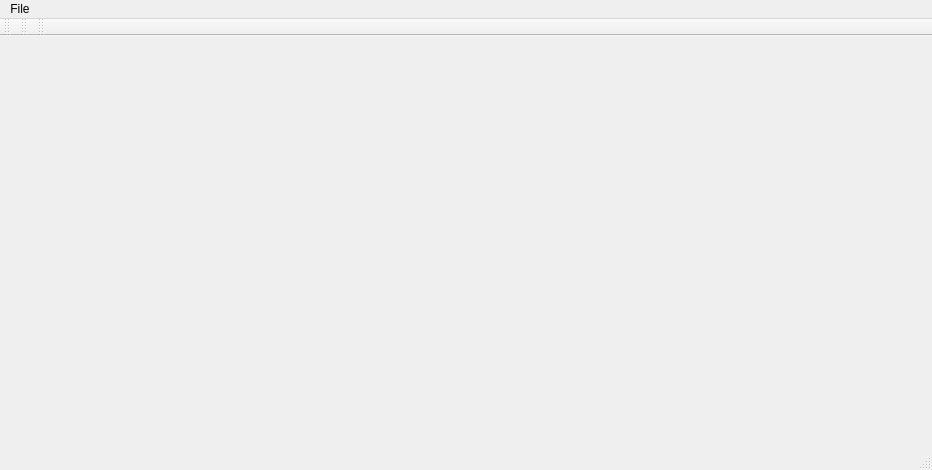
<?xml version="1.0" encoding="UTF-8"?>
<ui version="4.0">
 <class>MainWindow</class>
 <widget class="QMainWindow" name="MainWindow">
  <property name="geometry">
   <rect>
    <x>0</x>
    <y>0</y>
    <width>932</width>
    <height>470</height>
   </rect>
  </property>
  <property name="windowTitle">
   <string>MainWindow</string>
  </property>
  <widget class="QWidget" name="centralWidget">
   <widget class="AceKit" name="webView" native="true">
    <property name="geometry">
     <rect>
      <x>0</x>
      <y>0</y>
      <width>931</width>
      <height>411</height>
     </rect>
    </property>
   </widget>
  </widget>
  <widget class="QMenuBar" name="menuBar">
   <property name="geometry">
    <rect>
     <x>0</x>
     <y>0</y>
     <width>932</width>
     <height>25</height>
    </rect>
   </property>
   <widget class="QMenu" name="menuMenu">
    <property name="title">
     <string>File</string>
    </property>
    <addaction name="actionNew"/>
    <addaction name="actionOpen"/>
    <addaction name="actionSave"/>
    <addaction name="actionClose"/>
    <addaction name="actionQuit"/>
   </widget>
   <addaction name="menuMenu"/>
  </widget>
  <widget class="QToolBar" name="mainToolBar">
   <attribute name="toolBarArea">
    <enum>TopToolBarArea</enum>
   </attribute>
   <attribute name="toolBarBreak">
    <bool>false</bool>
   </attribute>
  </widget>
  <widget class="QStatusBar" name="statusBar"/>
  <widget class="QToolBar" name="toolBar">
   <property name="windowTitle">
    <string>toolBar</string>
   </property>
   <attribute name="toolBarArea">
    <enum>TopToolBarArea</enum>
   </attribute>
   <attribute name="toolBarBreak">
    <bool>false</bool>
   </attribute>
  </widget>
  <widget class="QToolBar" name="toolBar_2">
   <property name="windowTitle">
    <string>toolBar_2</string>
   </property>
   <attribute name="toolBarArea">
    <enum>TopToolBarArea</enum>
   </attribute>
   <attribute name="toolBarBreak">
    <bool>false</bool>
   </attribute>
  </widget>
  <action name="actionOpen">
   <property name="text">
    <string>Open</string>
   </property>
  </action>
  <action name="actionSave">
   <property name="text">
    <string>Save</string>
   </property>
  </action>
  <action name="actionNew">
   <property name="text">
    <string>New</string>
   </property>
  </action>
  <action name="actionQuit">
   <property name="text">
    <string>Exit</string>
   </property>
  </action>
  <action name="actionClose">
   <property name="text">
    <string>Close</string>
   </property>
  </action>
 </widget>
 <layoutdefault spacing="6" margin="11"/>
 <customwidgets>
  <customwidget>
   <class>AceKit</class>
   <extends>QWidget</extends>
   <header>acekit.h</header>
  </customwidget>
 </customwidgets>
 <resources/>
 <connections>
  <connection>
   <sender>actionOpen</sender>
   <signal>triggered()</signal>
   <receiver>MainWindow</receiver>
   <slot>file_open()</slot>
   <hints>
    <hint type="sourcelabel">
     <x>-1</x>
     <y>-1</y>
    </hint>
    <hint type="destinationlabel">
     <x>465</x>
     <y>234</y>
    </hint>
   </hints>
  </connection>
  <connection>
   <sender>actionNew</sender>
   <signal>triggered()</signal>
   <receiver>MainWindow</receiver>
   <slot>file_new()</slot>
   <hints>
    <hint type="sourcelabel">
     <x>-1</x>
     <y>-1</y>
    </hint>
    <hint type="destinationlabel">
     <x>465</x>
     <y>234</y>
    </hint>
   </hints>
  </connection>
  <connection>
   <sender>actionSave</sender>
   <signal>triggered()</signal>
   <receiver>MainWindow</receiver>
   <slot>file_save()</slot>
   <hints>
    <hint type="sourcelabel">
     <x>-1</x>
     <y>-1</y>
    </hint>
    <hint type="destinationlabel">
     <x>465</x>
     <y>234</y>
    </hint>
   </hints>
  </connection>
  <connection>
   <sender>actionQuit</sender>
   <signal>triggered()</signal>
   <receiver>MainWindow</receiver>
   <slot>file_quit()</slot>
   <hints>
    <hint type="sourcelabel">
     <x>-1</x>
     <y>-1</y>
    </hint>
    <hint type="destinationlabel">
     <x>465</x>
     <y>234</y>
    </hint>
   </hints>
  </connection>
  <connection>
   <sender>actionClose</sender>
   <signal>triggered()</signal>
   <receiver>MainWindow</receiver>
   <slot>file_close()</slot>
   <hints>
    <hint type="sourcelabel">
     <x>-1</x>
     <y>-1</y>
    </hint>
    <hint type="destinationlabel">
     <x>465</x>
     <y>234</y>
    </hint>
   </hints>
  </connection>
 </connections>
 <slots>
  <slot>inspect()</slot>
 </slots>
</ui>
